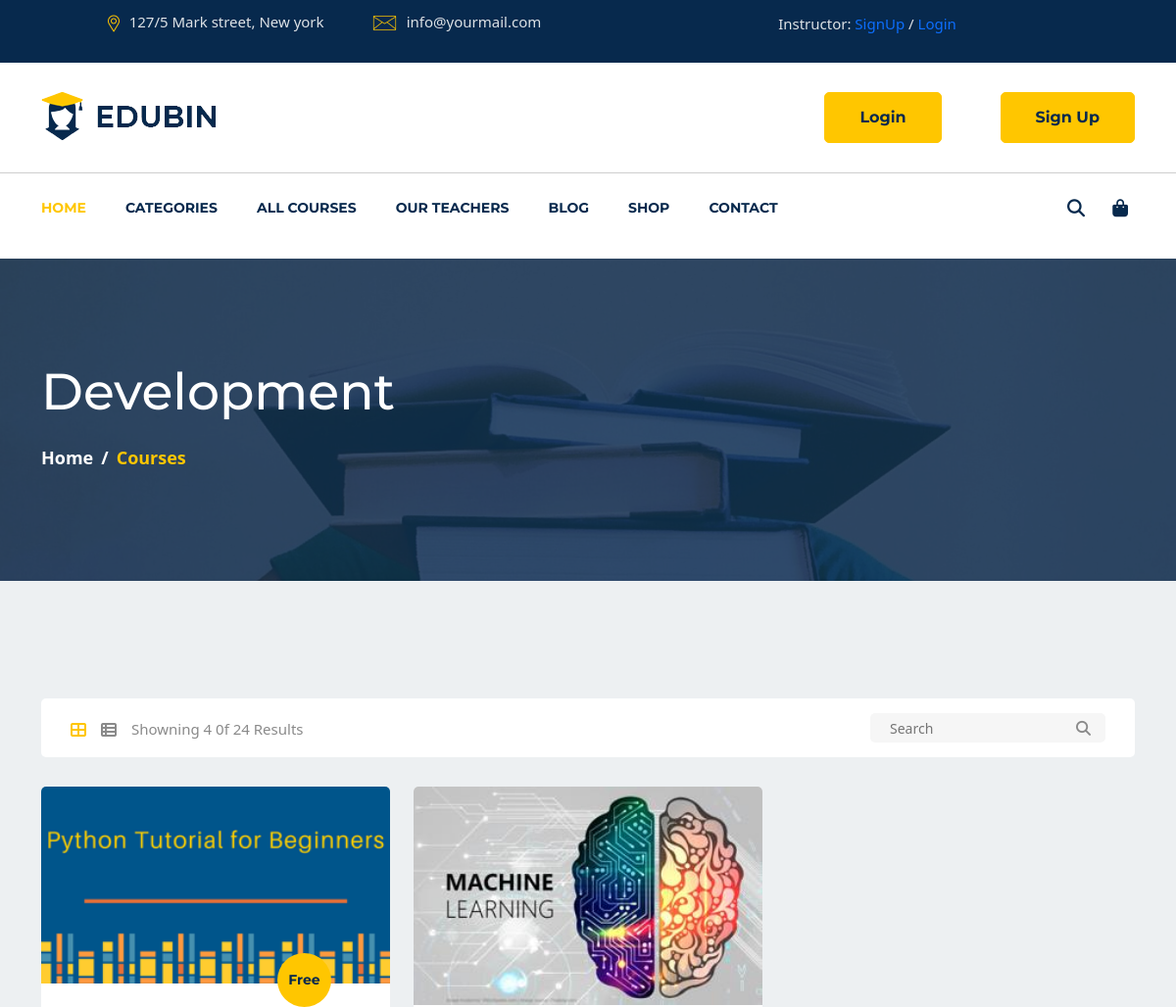
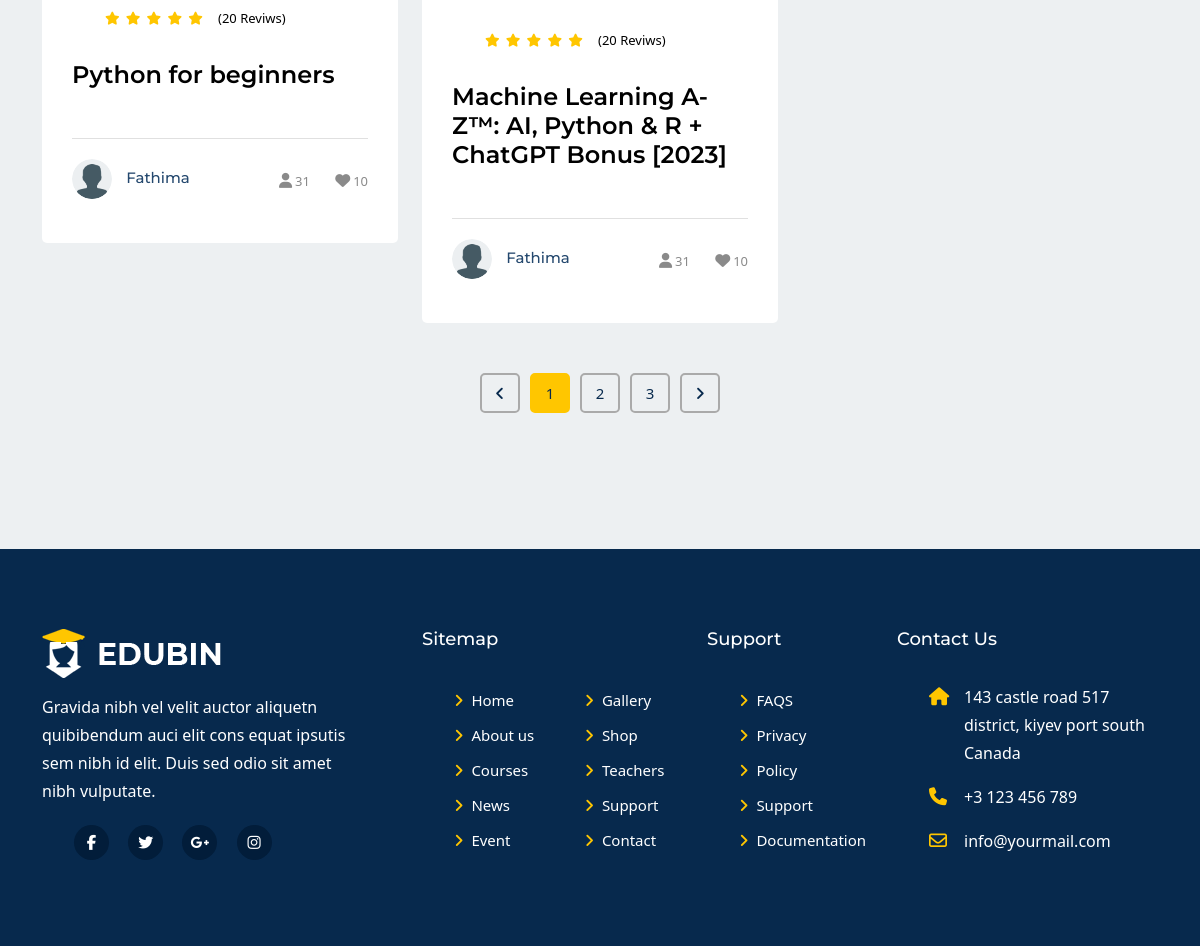
Screenshot of /category-detail/categorydevelopment1/ with the database file from the repository (2 pictures, top to bottom).
### instructor/models.py (models this page shows, shortened)
class Category(models.Model):
    name = models.CharField(max_length=80)
    icon = models.ImageField(null=True, blank=True,
                             upload_to='icons/category/')
    slug = models.SlugField(unique=True, null=True,
                            blank=True, max_length=300)
    def __str__(self):
        return f"Category {self.name}"

class Course(models.Model):
    STATUS = (
        ('PUBLISH', 'PUBLISH'),
        ('DRAFT', 'DRAFT'),
    )
    title = models.CharField(max_length=300)
    description = models.TextField()
    created_at = models.DateField(auto_now_add=True)
    featured_image = models.ImageField(
        upload_to='course/featured_images/', null=True, blank=True)
    price = models.IntegerField(
        null=True, default=0, blank=True)
    discount = models.IntegerField(null=True, blank=True)
    slug = models.SlugField(unique=True, null=True,
                            blank=True, max_length=300)
    status = models.CharField(choices=STATUS, max_length=100, null=True)
    course_duration = models.FloatField(null=True, blank=True,default=0)
    author = models.ForeignKey("user.Instructor", on_delete=models.CASCADE)
    category = models.ForeignKey(
        Category, on_delete=models.CASCADE)
    level = models.ForeignKey(Level, on_delete=models.CASCADE)

### user/models.py (models this page shows, shortened)
class Instructor(models.Model):
    instructor = models.OneToOneField(
        User, on_delete=models.CASCADE, primary_key=True)
    profile_image = models.ImageField(
        null=True, blank=True, upload_to="profile_pictures/instructor/")
    about_me = models.TextField(null=True, blank=True)
    designation = models.CharField(null=True, blank=True, max_length=100)

class User(AbstractUser):
    username = models.CharField(_("Username"), max_length=150)
    email = models.EmailField(_("email address"), unique=True)
    USERNAME_FIELD = "email"
    REQUIRED_FIELDS = []
    objects = CustomUserManager()

### lms_main/views.py (the view)
def category_detail(request, slug):
    print(slug)
    category_obj = instructor_models.Category.objects.filter(slug=slug).first()
    print(category_obj)
    categories = instructor_models.Category.objects.all()
    category_courses = models.Course.objects.filter(
        status='PUBLISH', category_id=category_obj.id).all()
    context = {
        'categories': categories,
        'category_courses': category_courses,
        'category_obj': category_obj,
    }
    return render(request, 'lms_main/category_detail.html', context)

### user/context_processor.py (called while the page is built)
def common_context(request):
    context = {}
    categories = Category.objects.all()
    courses = Course.objects.filter(status='PUBLISH').all()
    context['categories'] = categories
    context['courses'] = courses
    return context

def student_cart_count(request):
    if request.path.startswith('/admin/'):
        return {}
    if request.path.startswith('/instructor/'):
        return {}
    if request.user.is_authenticated:
        no_of_items_cart = Cart.objects.filter(student=request.user.student).count()
        return {'count' : no_of_items_cart }
    return {}

### lms_main/templates/lms_main/category_detail.html (shortened to what this page needs)
{% extends 'lms_main/base.html' %}
{% load static %}
{% block navbar %}
{% include 'lms_main/components/navbar.html' %}
{% endblock %}
{% block main %}
<section id="page-banner" class="pt-105 pb-110 bg_cover" data-overlay="8"
    style="background-image: url('{% static 'images/page-banner-2.jpg' %}');">
    <div class="container">
        <div class="row">
            <div class="col-lg-12">
                <div class="page-banner-cont">
                    <h2>{{ category_obj.name|title}}</h2>
                    <nav aria-label="breadcrumb">
                        <ol class="breadcrumb">
                            <li class="breadcrumb-item"><a href="#">Home</a></li>
                            <li class="breadcrumb-item active" aria-current="page">Courses</li>
                        </ol>
                    </nav>
                </div>
            </div>
        </div>
    </div>
</section>
<section id="courses-part" class="pt-120 pb-120 gray-bg">
    <div class="container">
        <div class="row">
            <div class="col-lg-12">
                <div class="courses-top-search">
                    <ul class="nav float-left" id="myTab" role="tablist">
                        <li class="nav-item">
                            <a class="active" id="courses-grid-tab" data-toggle="tab" href="#courses-grid" role="tab"
                                aria-controls="courses-grid" aria-selected="true"><i class="fa fa-th-large"></i></a>
                        </li>
                        <li class="nav-item">
                            <a id="courses-list-tab" data-toggle="tab" href="#courses-list" role="tab"
                                aria-controls="courses-list" aria-selected="false"><i class="fa fa-th-list"></i></a>
                        </li>
                        <li class="nav-item">Showning 4 0f 24 Results</li>
                    </ul>
                    <div class="courses-search float-right">
                        <form action="{% url 'lms_main:search' %}" method="GET">
                            <input type="text" placeholder="Search" name="query" id="query">
                            <button type="submit"><i class="fa fa-search"></i></button>
                        </form>
                    </div>
                </div>
            </div>
        </div>
        <div class="tab-content" id="myTabContent">
            <div class="tab-pane fade show active" id="courses-grid" role="tabpanel" aria-labelledby="courses-grid-tab">
                <div class="row">
                    {% for course in category_courses %}
                    <div class="col-lg-4 col-md-6">
                        <div class="singel-course mt-30">
                            <div class="thum">
                                <div class="image">
                                    {% if course.featured_image %}
                                    <img src="{{ course.featured_image.url }}" alt="Course">
                                    {% endif %}
                                </div>
                                {% if course.price == 0 %}
                                <div class="price">
                                    <span>Free</span>
                                </div>
                                {% endif %}
                            </div>
                            <div class="cont">
                                <ul>
                                    <li><i class="fa fa-star"></i></li>
                                    <li><i class="fa fa-star"></i></li>
                                    <li><i class="fa fa-star"></i></li>
                                    <li><i class="fa fa-star"></i></li>
                                    <li><i class="fa fa-star"></i></li>
                                </ul>
                                <span>(20 Reviws)</span>
                                <a href="{% url 'lms_main:single-course' course.slug %}">
                                    <h4>{{ course.title }}</h4>
                                </a>
                                <div class="course-teacher">
                                    <div class="thum">
                                        <a href="#">
                                            {% if course.author.profile_image %}
                                            <img src="{{ course.author.profile_image.url }}" alt="teacher">
                                            {% else %}
                                            <img src="{% static 'images/profile/user.png' %}" alt="teacher">
                                        {% endif %}
                                    </a>
                                    </div>
                                    <div class="name">
                                        <a href="#">
                                            <h6>{{ course.author.instructor.first_name }}</h6>
                                        </a>
                                    </div>
                                    <div class="admin">
                                        <ul>
                                            <li><a href="#"><i class="fa fa-user"></i><span>31</span></a></li>
                                            <li><a href="#"><i class="fa fa-heart"></i><span>10</span></a></li>
                                        </ul>
                                    </div>
                                </div>
                            </div>
                        </div>
                    </div>
                    {% endfor %}
                </div>
            </div>
        </div>
        <div class="row">
            <div class="col-lg-12">
                <nav class="courses-pagination mt-50">
                    <ul class="pagination justify-content-center">
                        <li class="page-item">
                            <a href="#" aria-label="Previous">
                                <i class="fa fa-angle-left"></i>
                            </a>
                        </li>
                        <li class="page-item"><a class="active" href="#">1</a></li>
                        <li class="page-item"><a href="#">2</a></li>
                        <li class="page-item"><a href="#">3</a></li>
                        <li class="page-item">
                            <a href="#" aria-label="Next">
                                <i class="fa fa-angle-right"></i>
                            </a>
                        </li>
                    </ul>
                </nav>
            </div>
        </div>
    </div>
</section>
{% include 'lms_main/components/footer.html' %}
{% endblock %}

### static/css/default.css (style rules this page uses)
.mt-30 { margin-top: 30px; }
.mt-50 { margin-top: 50px; }
.pt-105 { padding-top: 105px; }
.pt-120 { padding-top: 120px; }
.pb-110 { padding-bottom: 110px; }
.pb-120 { padding-bottom: 120px; }
.gray-bg { background: #edf0f2; }
[data-overlay] { position: relative; }
[data-overlay]::before { background: #07294d none repeat scroll 0 0; content: ""; height: 100%; left: 0; position: absolute; top: 0; width: 100%; z-index: 1; }
[data-overlay="8"]::before { opacity: 0.8; }

### rows the page displays
Category: name "Development"
Course: featured_image (picture), price "Free", title "Python for beginners", author.instructor.first_name "Fathima"
Course: featured_image (picture), title "Machine Learning A-Z™: AI, Python & R + ChatGPT Bonus [2023]", author.instructor.first_name "Fathima"
